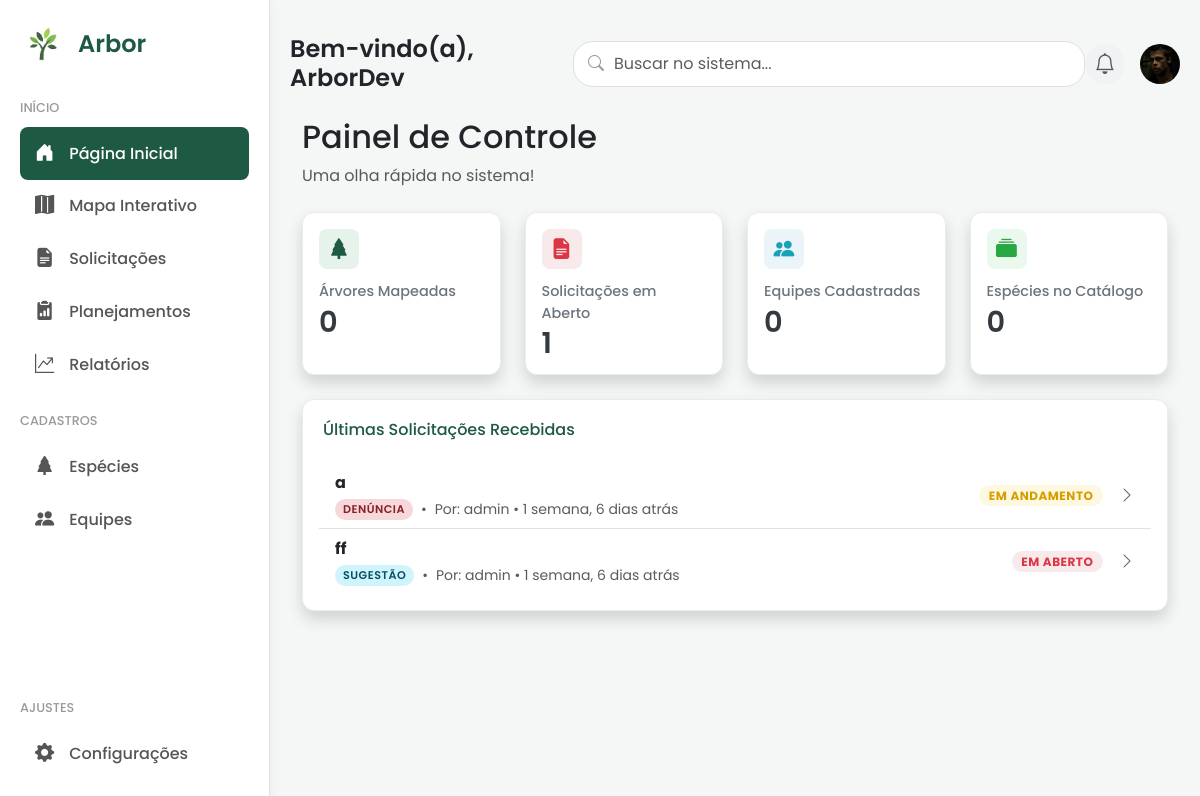
Page / (signed in) on the earlier database version.
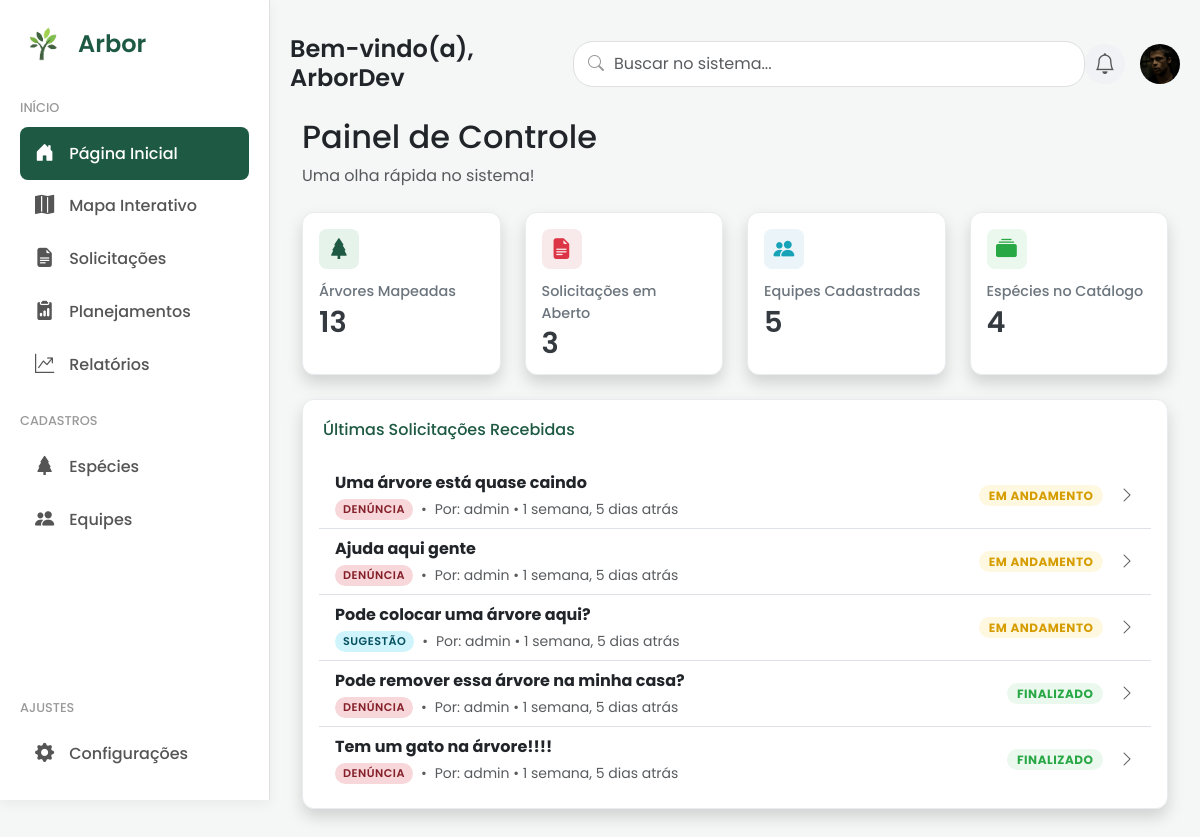
Same page on the later database version.
### core/models.py (models this page shows, shortened)
class Solicitacao(models.Model):
    TIPO_CHOICES = (
        ('SUGESTAO', 'Sugestão'),
        ('DENUNCIA', 'Denúncia'),
    )
    STATUS_CHOICES = (
        ('EM_ABERTO', 'Em Aberto'),
        ('EM_ANDAMENTO', 'Em Andamento'),
        ('FINALIZADO', 'Finalizado'),
        ('RECUSADO', 'Recusado'),
    )
    tipo = models.CharField(max_length=10, choices=TIPO_CHOICES)
    status = models.CharField(max_length=20, choices=STATUS_CHOICES, default='EM_ABERTO')
    descricao = models.TextField()
    data_criacao = models.DateTimeField(auto_now_add=True)
    cidadao = models.ForeignKey(User, on_delete=models.CASCADE)
    equipe_delegada = models.ForeignKey(Equipe, on_delete=models.SET_NULL, null=True, blank=True)
    latitude = models.FloatField(null=True, blank=True)
    longitude = models.FloatField(null=True, blank=True)
    cidade = models.ForeignKey(
        'CidadePermitida', on_delete=models.PROTECT, related_name='solicitacoes', null=True, blank=False
    )
    data_finalizacao = models.DateTimeField(null=True, blank=True)

### core/views.py (the view)
# urls.py: path('', home_view, name='home'),
@login_required
def home_view(request):
    instancias_count = InstanciaArvore.objects.count()
    solicitacoes_abertas_count = Solicitacao.objects.filter(status='EM_ABERTO').count()
    equipes_count = Equipe.objects.count()
    especies_count = Especie.objects.count()
    ultimas_solicitacoes = Solicitacao.objects.order_by('-data_criacao')[:5]
    context = {
        'instancias_count': instancias_count,
        'solicitacoes_abertas_count': solicitacoes_abertas_count,
        'equipes_count': equipes_count,
        'especies_count': especies_count,
        'ultimas_solicitacoes': ultimas_solicitacoes,
    }
    return render(request, 'core/home.html', context)

### core/templates/core/home.html (shortened to what the changed rows need)
{% extends 'core/base_app.html' %}
{% block content %}
    <div class="header-greeting mb-4">
        <h2>Painel de Controle</h2>
    </div>
    <div class="row">
        <div class="col-xl-3 col-md-6 mb-4">
            <a href="{% url 'mapa' %}" class="card-link">
                <div class="card shadow h-100">
                    <div class="card-body">
                        <div class="card-icon primary">
                            <i class="bi bi-tree-fill"></i>
                        </div>
                        <div class="card-title-dashboard">Árvores Mapeadas</div>
                        <div class="card-number">{{ instancias_count }}</div>
                    </div>
                </div>
            </a>
        </div>
        <div class="col-xl-3 col-md-6 mb-4">
            <a href="{% url 'solicitacao_list' %}" class="card-link">
                <div class="card shadow h-100">
                    <div class="card-body">
                        <div class="card-icon danger">
                            <i class="bi bi-file-earmark-text-fill"></i>
                        </div>
                        <div class="card-title-dashboard">Solicitações em Aberto</div>
                        <div class="card-number">{{ solicitacoes_abertas_count }}</div>
                    </div>
                </div>
            </a>
        </div>
        <div class="col-xl-3 col-md-6 mb-4">
            <a href="{% url 'equipe_list' %}" class="card-link">
                <div class="card shadow h-100">
                    <div class="card-body">
                        <div class="card-icon info">
                            <i class="bi bi-people-fill"></i>
                        </div>
                        <div class="card-title-dashboard">Equipes Cadastradas</div>
                        <div class="card-number">{{ equipes_count }}</div>
                    </div>
                </div>
            </a>
        </div>
        <div class="col-xl-3 col-md-6 mb-4">
            <a href="{% url 'especie_list' %}" class="card-link">
                <div class="card shadow h-100">
                    <div class="card-body">
                        <div class="card-icon success">
                            <i class="bi bi-collection-fill"></i>
                        </div>
                        <div class="card-title-dashboard">Espécies no Catálogo</div>
                        <div class="card-number">{{ especies_count }}</div>
                    </div>
                </div>
            </a>
        </div>
    </div>
    <div class="row">
        <div class="col-12">
            <div class="card shadow mb-4">
                <div class="card-body">
                    <div class="list-group list-group-flush">
                        {% for solicitacao in ultimas_solicitacoes %}
                            <a href="{% url 'solicitacao_update' pk=solicitacao.pk %}" class="list-group-item list-group-item-action d-flex justify-content-between align-items-center">
                                <div class="d-flex align-items-center">
                                    <div>
                                        <p class="mb-0 fw-bold">{{ solicitacao.descricao|truncatewords:12 }}</p>
                                        <small class="text-muted d-flex align-items-center mt-1">
                                            {% if solicitacao.tipo == 'DENUNCIA' %}
                                                <span class="tag tag-denuncia">Denúncia</span>
                                            {% else %}
                                                <span class="tag tag-sugestao">Sugestão</span>
                                            {% endif %}
                                            <span class="mx-2">•</span>
                                            <span>Por: {{ solicitacao.cidadao.username }} • {{ solicitacao.data_criacao|timesince }} atrás</span>
                                        </small>
                                    </div>
                                </div>
                                <div class="d-flex align-items-center">
                                    <span class="badge status-badge status-{{ solicitacao.status|lower }} me-3">
                                        {{ solicitacao.get_status_display }}
                                    </span>
                                    <span class="bi bi-chevron-right text-muted"></span>
                                </div>
                            </a>
                        {% empty %}
                            <div class="list-group-item text-center text-muted">
                                Nenhuma solicitação encontrada ainda.
                            </div>
                        {% endfor %}
                    </div>
                </div>
            </div>
        </div>
    </div>
{% endblock %}

Differences in the rows shown:
removed Solicitacao: descricao "a", tipo "DENÚNCIA", cidadao.username "admin", data_criacao "1 semana, 6 dias", status "EM ANDAMENTO"
removed Solicitacao: descricao "ff", tipo "SUGESTÃO", cidadao.username "admin", data_criacao "1 semana, 6 dias", status "EM ABERTO"
added Solicitacao: descricao "Uma árvore está quase caindo", tipo "DENÚNCIA", cidadao.username "admin", data_criacao "1 semana, 5 dias", status "EM ANDAMENTO"
added Solicitacao: descricao "Ajuda aqui gente", tipo "DENÚNCIA", cidadao.username "admin", data_criacao "1 semana, 5 dias", status "EM ANDAMENTO"
added Solicitacao: descricao "Pode colocar uma árvore aqui?", tipo "SUGESTÃO", cidadao.username "admin", data_criacao "1 semana, 5 dias", status "EM ANDAMENTO"
added Solicitacao: descricao "Pode remover essa árvore na minha casa?", tipo "DENÚNCIA", cidadao.username "admin", data_criacao "1 semana, 5 dias", status "FINALIZADO"
added Solicitacao: descricao "Tem um gato na árvore!!!!", tipo "DENÚNCIA", cidadao.username "admin", data_criacao "1 semana, 5 dias", status "FINALIZADO"
Other differences:
{{ instancias_count }}: "0" → "13"
{{ solicitacoes_abertas_count }}: "1" → "3"
{{ equipes_count }}: "0" → "5"
{{ especies_count }}: "0" → "4"
